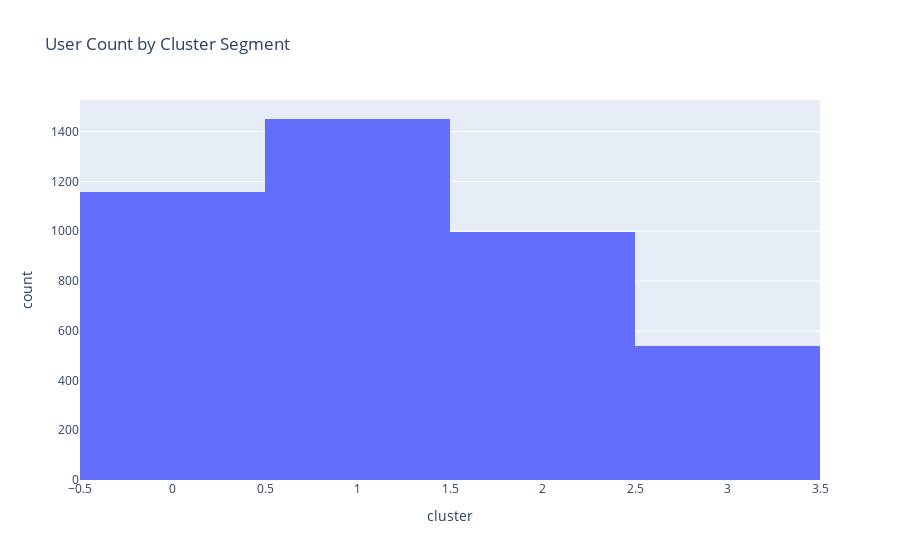

The notebook cell saved with this chart:
### Code cell
fig = px.histogram(final_user_df, x="cluster", title="User Count by Cluster Segment")
fig.show()

### Figure 1 — Plotly figure (JSON) as saved in the notebook; plotly's stock layout.template omitted (floating-point values rounded to 4 significant figures; data arrays with more than 128 entries replaced by an {"elided": "..."} marker saying what was removed)
{"data": [{"bingroup": "x", "hovertemplate": "cluster=%{x}<br>count=%{y}<extra></extra>", "legendgroup": "", "marker": {"color": "#636efa", "pattern": {"shape": ""}}, "name": "", "orientation": "v", "showlegend": false, "type": "histogram", "x": {"elided": "4144 int values"}, "xaxis": "x", "yaxis": "y"}], "layout": {"barmode": "relative", "legend": {"tracegroupgap": 0}, "title": {"text": "User Count by Cluster Segment"}, "xaxis": {"anchor": "y", "domain": [0, 1], "title": {"text": "cluster"}}, "yaxis": {"anchor": "x", "domain": [0, 1], "title": {"text": "count"}}}}
